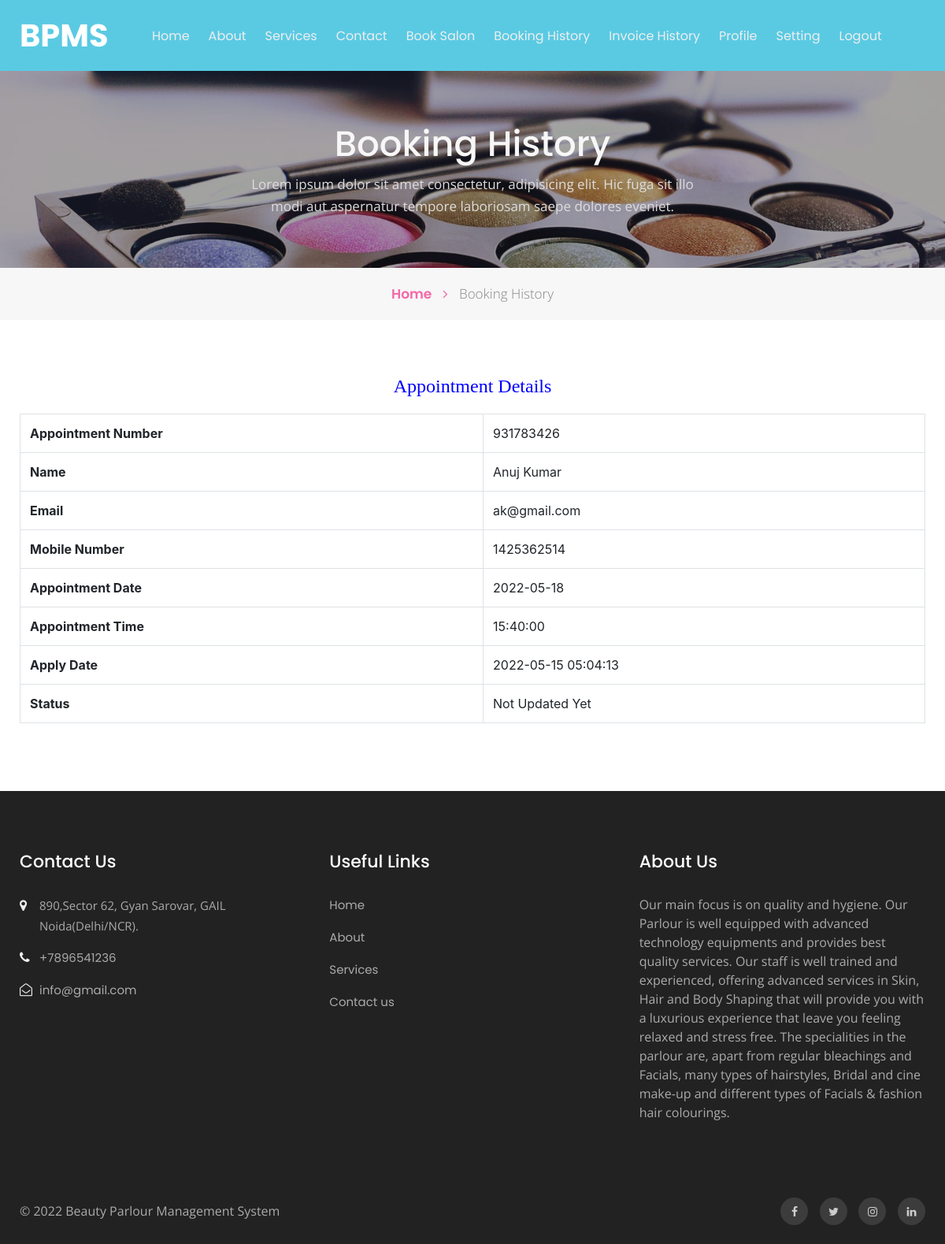
The app's page /appointment-detail.php?aptnumber=931783426 (signed in) with its own data.
### tables this page shows
CREATE TABLE `tblbook` (
  `ID` int(10) NOT NULL,
  `UserID` int(10) DEFAULT NULL,
  `AptNumber` int(10) DEFAULT NULL,
  `AptDate` date DEFAULT NULL,
  `AptTime` time DEFAULT NULL,
  `Message` mediumtext DEFAULT NULL,
  `BookingDate` timestamp NULL DEFAULT current_timestamp(),
  `Remark` varchar(250) DEFAULT NULL,
  `Status` varchar(250) DEFAULT NULL,
  `RemarkDate` timestamp NULL DEFAULT NULL ON UPDATE current_timestamp()
);

CREATE TABLE `tbluser` (
  `ID` int(10) NOT NULL,
  `FirstName` varchar(120) DEFAULT NULL,
  `LastName` varchar(250) DEFAULT NULL,
  `MobileNumber` bigint(10) DEFAULT NULL,
  `Email` varchar(120) DEFAULT NULL,
  `Password` varchar(120) DEFAULT NULL,
  `RegDate` timestamp NULL DEFAULT current_timestamp()
);

CREATE TABLE `tblpage` (
  `ID` int(10) NOT NULL,
  `PageType` varchar(200) DEFAULT NULL,
  `PageTitle` mediumtext DEFAULT NULL,
  `PageDescription` mediumtext DEFAULT NULL,
  `Email` varchar(200) DEFAULT NULL,
  `MobileNumber` bigint(10) DEFAULT NULL,
  `UpdationDate` date DEFAULT NULL,
  `Timing` varchar(200) NOT NULL
);

### appointment-detail.php (the view, shortened to what this page needs)
<?php
include('includes/dbconnection.php');
if (strlen($_SESSION['bpmsuid']==0)) {
  header('location:logout.php');
  } else{
  ?>
<!doctype html>
<html lang="en">
  <head>
    <link rel="stylesheet" href="assets/css/style-starter.css">
  </head>
  <body id="home">
<?php include_once('includes/header.php');?>
<section class="w3l-inner-banner-main">
    <div class="about-inner contact ">
        <div class="container">
            <div class="main-titles-head text-center">
            <h3 class="header-name ">
 Booking History
            </h3>
            <p class="tiltle-para ">Lorem ipsum dolor sit amet consectetur, adipisicing elit. Hic fuga sit illo modi aut aspernatur tempore laboriosam saepe dolores eveniet.</p>
        </div>
</div>
</div>
<div class="breadcrumbs-sub">
<div class="container">
<ul class="breadcrumbs-custom-path">
    <li class="right-side propClone"><a href="index.php" class="">Home <span class="fa fa-angle-right" aria-hidden="true"></span></a> <p></li>
    <li class="active ">
        Booking History</li>
</ul>
</div>
</div>
</section>
<section class="w3l-contact-info-main" id="contact">
    <div class="contact-sec	">
        <div class="container">
            <div>
                <div class="cont-details">
                   <div class="table-content table-responsive cart-table-content m-t-30">
                   <h4 style="padding-bottom: 20px;text-align: center;color: blue;">Appointment Details</h4>
                        <?php
$cid=$_GET['aptnumber'];
$ret=mysqli_query($con,"select tbluser.FirstName,tbluser.LastName,tbluser.Email,tbluser.MobileNumber,tblbook.ID as bid,tblbook.AptNumber,tblbook.AptDate,tblbook.AptTime,tblbook.Message,tblbook.BookingDate,tblbook.Remark,tblbook.Status,tblbook.RemarkDate from tblbook join tbluser on tbluser.ID=tblbook.UserID where tblbook.AptNumber='$cid'");
while ($row=mysqli_fetch_array($ret)) {
?>
                        <table class="table table-bordered">
                            <tr>
    <th>Appointment Number</th>
    <td><?php  echo $row['AptNumber'];?></td>
  </tr>
  <tr>
<th>Name</th>
    <td><?php  echo $row['FirstName'];?> <?php  echo $row['LastName'];?></td>
  </tr>
<tr>
    <th>Email</th>
    <td><?php  echo $row['Email'];?></td>
  </tr>
   <tr>
    <th>Mobile Number</th>
    <td><?php  echo $row['MobileNumber'];?></td>
  </tr>
   <tr>
    <th>Appointment Date</th>
    <td><?php  echo $row['AptDate'];?></td>
  </tr>
<tr>
    <th>Appointment Time</th>
    <td><?php  echo $row['AptTime'];?></td>
  </tr>
  <tr>
    <th>Apply Date</th>
    <td><?php  echo $row['BookingDate'];?></td>
  </tr>
<tr>
    <th>Status</th>
    <td> <?php
if($row['Status']=="")
{
  echo "Not Updated Yet";
}
     ;?></td>
  </tr>
                        </table><?php } ?>
                    </div> </div>
    </div>
    </div></div>
</section>
<?php include_once('includes/footer.php');?>
</body>
</html><?php } ?>

### includes/footer.php (shortened to what this page needs)
<section class="w3l-footer-29-main">
    <div class="footer-29 py-5">
      <div class="container py-lg-4">
        <div class="row footer-top-29">
          <div class="col-lg-4 col-md-6 col-sm-8 footer-list-29 footer-1">
            <h6 class="footer-title-29">Contact Us</h6>
            <ul>
              <?php
$ret=mysqli_query($con,"select * from tblpage where PageType='contactus' ");
while ($row=mysqli_fetch_array($ret)) {
?>
              <li>
                <span class="fa fa-map-marker"></span> <p><?php  echo $row['PageDescription'];?>.</p>
              </li>
              <li><span class="fa fa-phone"></span><a href="tel:+7-800-999-800"> +<?php  echo $row['MobileNumber'];?></a></li>
              <li><span class="fa fa-envelope-open-o"></span><a href="mailto:parlour@mail.com" class="mail">
                  <?php  echo $row['Email'];?></a></li><?php } ?>
            </ul>
          </div>
          <div class="col-lg-4 col-md-6 col-sm-4 footer-list-29 footer-2 ">
            <ul>
              <h6 class="footer-title-29">Useful Links</h6>
              <li><a href="index.php">Home</a></li>
              <li><a href="about.php">About</a></li>
              <li><a href="services.php"> Services</a></li>
              <li><a href="contact.php">Contact us</a></li>
            </ul>
          </div>
          <div class="col-lg-4 col-md-6 col-sm-7 footer-list-29 footer-4">
            <?php
$ret=mysqli_query($con,"select * from tblpage where PageType='aboutus' ");
while ($row=mysqli_fetch_array($ret)) {
?>
            <h6 class="footer-title-29"><?php  echo $row['PageTitle'];?> </h6>
            <p><?php  echo $row['PageDescription'];?></p><?php } ?>
          </div>
        </div>
      </div>
    </div>
  </section>
  <section class="w3l-footer-29-main w3l-copyright">
    <div class="container">
      <div class="row bottom-copies">
        <p class="col-lg-8 copy-footer-29">© 2022  Beauty Parlour Management System </p>
        <div class="col-lg-4 main-social-footer-29">
          <a href="#facebook" class="facebook"><span class="fa fa-facebook"></span></a>
          <a href="#twitter" class="twitter"><span class="fa fa-twitter"></span></a>
          <a href="#instagram" class="instagram"><span class="fa fa-instagram"></span></a>
          <a href="#linkedin" class="linkedin"><span class="fa fa-linkedin"></span></a>
        </div>
      </div>
    </div>
  </section>

### records on screen
tblbook: AptNumber "931783426", UserID.FirstName "Anuj", UserID.LastName "Kumar", UserID.Email "ak@gmail.com", UserID.MobileNumber "1425362514", AptDate "2022-05-18", AptTime "15:40:00", BookingDate "2022-05-15 05:04:13", shows "Not Updated Yet"
tblpage: PageDescription "890,Sector 62, Gyan Sarovar, GAIL Noida(Delhi/NCR)", MobileNumber "7896541236", Email "info@gmail.com"
tblpage: PageTitle "About Us", PageDescription "Our main focus is on quality and hygiene. Our Parlour is well equipped with advanced technology equipments and provides best quality services. Our staff is well trained and experienced, offering advanced services in Skin, Hair and Body Shaping that will provide you with a luxurious experience that leave you feeling relaxed and stress free. The specialities in the parlour are, apart from regular bleachings and Facials, many types of hairstyles, Bridal and cine make-up and different types of Facials & fashion hair colourings."
